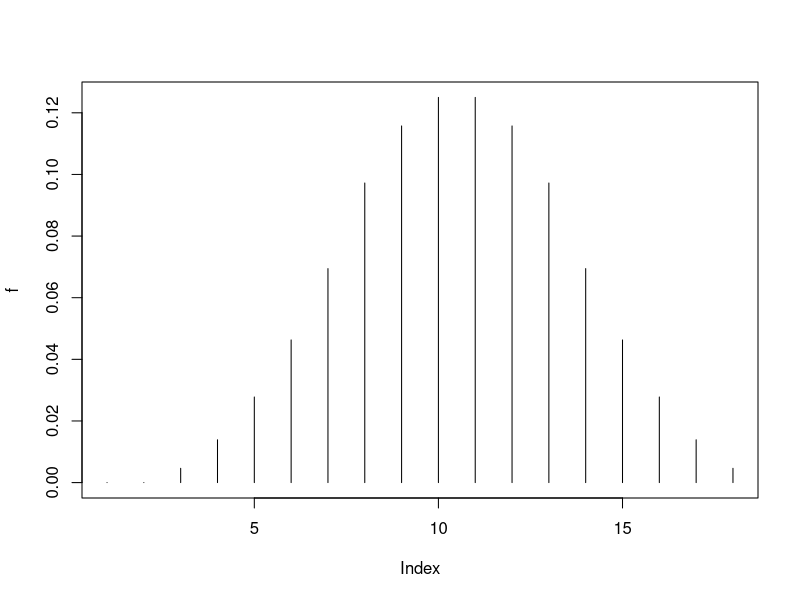

This chart was generated by the following R code:
f = rep(0,18);
for (x in 1:6) {
    for (y in 1:6) {
    	for (z in 1:6) {
        	pxyz = 1/6**3
        	s = x+y+z
       		f[s] = f[s] + pxyz
    	}
    }
}
print(f)
plot(f,type="h")